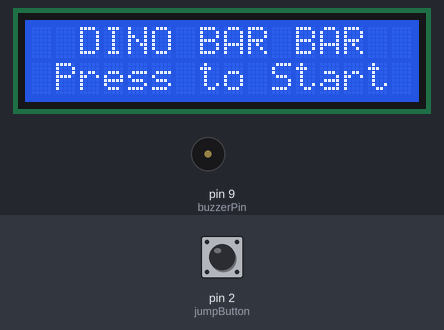
Simulated run of this sketch. Board: Arduino Uno, built with avr-gcc and run on an emulated ATmega328P. Parts: 16×2 character LCD, buzzer (waves = sounding). The test bench sets the inputs (shaded band); at power-on: pin 2 (jumpButton) HIGH.

Above: at 0.9 s.
1.0 s: pin 2 (jumpButton) pulled LOW for 0.15 s
At 1.76 s:
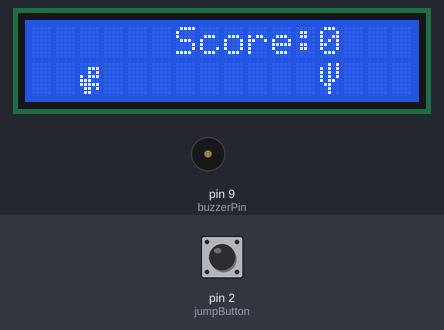
3.0 s: pin 2 (jumpButton) pulled LOW for 3.2 s
At 3.89 s:
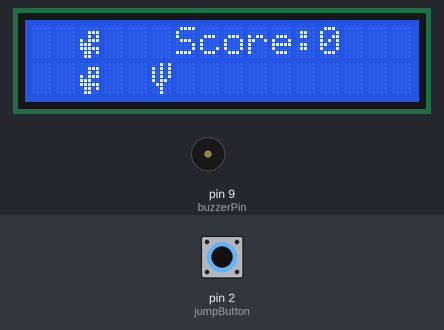
7.7 s: pin 2 (jumpButton) pulled LOW for 1 s
At 8.12 s:
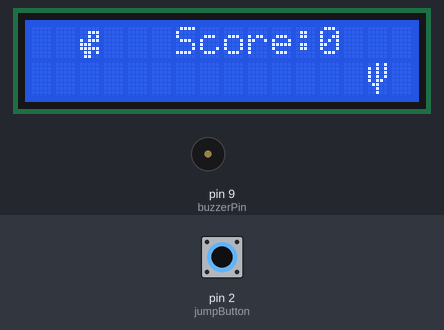
11.7 s: pin 2 (jumpButton) pulled LOW for 3.2 s
At 16.1 s:
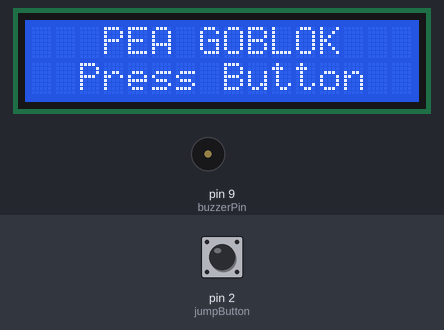
16.4 s: pin 2 (jumpButton) driven LOW
At 20.82 s:
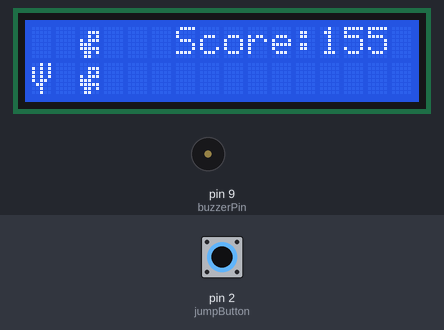
22.1 s: pin 2 (jumpButton) driven HIGH
At 24.46 s:
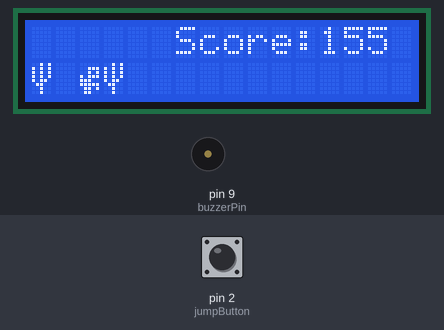
Timing chart, 0 to 25.0 s (numbered marks = the images above; inputs shaded):
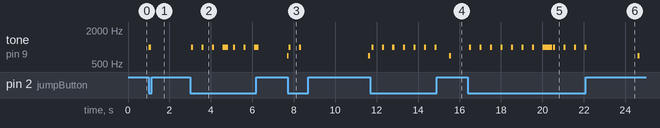

Measured:
- after the input at 1.0 s, tone on pin 9 (buzzerPin): silent → 1000 Hz at once, → silent 0.10 s later; the display: first changes at once (image 1 shows a later state)
- after the input at 3.0 s, the display: first changes after 0.05 s (image 2 shows a later state)
- after the input at 7.7 s, the display: first changes at once (image 3 shows a later state)
- after the input at 11.7 s, tone on pin 9 (buzzerPin): plays 1000 Hz for 0.10 s, 1000 Hz for 0.10 s, 1000 Hz for 0.10 s, 1000 Hz for 0.10 s, 1000 Hz for 0.10 s, 1000 Hz for 0.10 s … (8 notes in this stretch), starting after 0.06 s; the display: first changes at once (image 4 shows a later state)
- after the input at 16.4 s, tone on pin 9 (buzzerPin): goes 7 × (1000 Hz 0.10 s, silent 0.41 s), 1000 Hz 0.46 s, silent 0.05 s, 3 × (1000 Hz 0.10 s, silent 0.41 s), then 1000 Hz, starting after 0.06 s; the display: first changes at once (image 5 shows a later state)
- after the input at 22.1 s, the display: first differs from a run without the input after 0.44 s (image 6 shows a later state)

The sketch:

ROKONTROLER_GAME_DINO_KELOMPOK_3_23_IF_06_Universitas_Amikom.ino
```cpp
#include <LiquidCrystal_I2C.h>
LiquidCrystal_I2C lcd(0x27, 16, 2);

int switchState = 0;  // Variable to hold the state of the button
int lastSwitchState = 0;  // To store the previous state of the button for debouncing
int buzzerPin = 9;    // Pin for the buzzer
int jumpButton = 2;   // Pin for the jump button
bool dinoUp = false;  // Flag to check if Dino is in the air
bool buttonPressed = false;  // To ensure the button press only triggers once
int j = 15;  // Initial position of the cactus (off the screen)
int score = 0;  // Game score
unsigned long t, t1, t2, t3;  // Timer variables

int objectDelay = 300;  // Basic cactus moving speed
int objectDecrease = 20;  // Decreases delay after every 5 points (makes the game harder)

byte cactus[8] = {  // Cactus sprite
  B00101,
  B10101,
  B10101,
  B10101,
  B10110,
  B01100,
  B00100,
  B00100,
};

byte dino[8] = {  // Dino sprite
  B00000,
  B00111,
  B00101,
  B10111,
  B11100,
  B11111,
  B01101,
  B01100,
};

void setup() {
  lcd.init();
  lcd.backlight();
  lcd.createChar(7, cactus);
  lcd.createChar(6, dino);
  pinMode(buzzerPin, OUTPUT);
  pinMode(jumpButton, INPUT_PULLUP);  // Use internal pull-up resistor
  t = millis();
  t1 = millis();
  t2 = millis();
  t3 = millis();
  Serial.begin(9600);

  // Display initial message
  lcd.setCursor(0, 0);
  lcd.print("  DINO BAR BAR");
  lcd.setCursor(0, 1);
  lcd.print(" Press to Start");

  // Wait for the button press to start the game
  while (digitalRead(jumpButton) == HIGH) {
    delay(10);  // Small delay to avoid bouncing issues
  }

  // Clear the startup message and begin the game
  lcd.clear();
}

void loop() {
  switchState = digitalRead(jumpButton);  // Read button state

  // Implementing debouncing
  if (switchState != lastSwitchState) {
    // If the button state changes (pressed or released), reset the debounce timer
    delay(50);  // Wait for 50ms for debouncing
  }

  // When the button is pressed, and Dino is not already jumping, make Dino jump
  if (switchState == LOW && !dinoUp && !buttonPressed) {
    lcd.setCursor(2, 0);
    lcd.write(6);  // Dino jumps
    dinoUp = true;
    t2 = millis();
    buttonPressed = true;  // Register that the button has been pressed
    tone(buzzerPin, 1000, 100);  // Play success sound when jump happens
  }

  // If Dino is jumping, keep it in the air
  if (dinoUp) {
    lcd.setCursor(2, 0);  // Draw Dino at the new position (in the air)
    lcd.write(6);  // Keep Dino in the air
  }

  // If Dino is not jumping, show it on the ground
  else {
    lcd.setCursor(2, 1);  // Dino on the ground
    lcd.write(6);
  }

  // After a jump, check if Dino should come back down (1.5 seconds)
  if (millis() - t2 >= 500 && dinoUp) {
    t2 = millis();
    lcd.setCursor(2, 1);
    lcd.write(6);  // Move Dino back to the ground (lower row)
    lcd.setCursor(2, 0);
    lcd.print(" ");  // Clear previous position of the Dino in the air
    dinoUp = false;  // Dino falls down
    buttonPressed = false;  // Reset the button pressed state
  }

  // Move cactus from right to left
  if (millis() - t >= objectDelay) {
    t = millis();

    // Clear the old cactus position
    lcd.setCursor(j, 1);
    lcd.print(" ");  // Clear the cactus sprite at its old position

    // Draw the cactus at its new position
    lcd.setCursor(j - 1, 1);
    lcd.write(7);  // Display cactus

    // Move cactus to the left
    j--;
    if (j <= 0) {  // If cactus moves off the left side, reset its position
      j = 15;
    }

    // Display score
    lcd.setCursor(6, 0);
    lcd.print("Score:");
    lcd.print(score);
  }

  // Check if Dino collides with cactus
  if (j == 2 && dinoUp == false) {
    // Collision occurs when cactus is at position 2 (right next to Dino)
    lcd.clear();
    lcd.setCursor(0, 0);
    tone(buzzerPin, 700, 100);  // Play sound on collision
    lcd.print("   PEA GOBLOK");
    lcd.setCursor(0, 1);
    lcd.print("  Press Button");
    score = 0;
    j = 15;
    objectDelay = 300;  // Reset speed to initial value
    // Wait for button press to restart the game
    while (digitalRead(jumpButton) == HIGH) {
      delay(10);
    }
    lcd.clear();
  } else if (j == 2 && dinoUp == true) {
    // Score increment when Dino jumps over the cactus
    score++;
    tone(buzzerPin, 1000, 100);  // Play success sound
    if (score % 5 == 0) {
      objectDelay = objectDelay - objectDecrease;  // Speed up cactus
      if (objectDelay <= 100) {
        objectDecrease = 0;  // Cap the speed
      }
    }
  }

  // Save current switch state for next iteration
  lastSwitchState = switchState;
}
```
